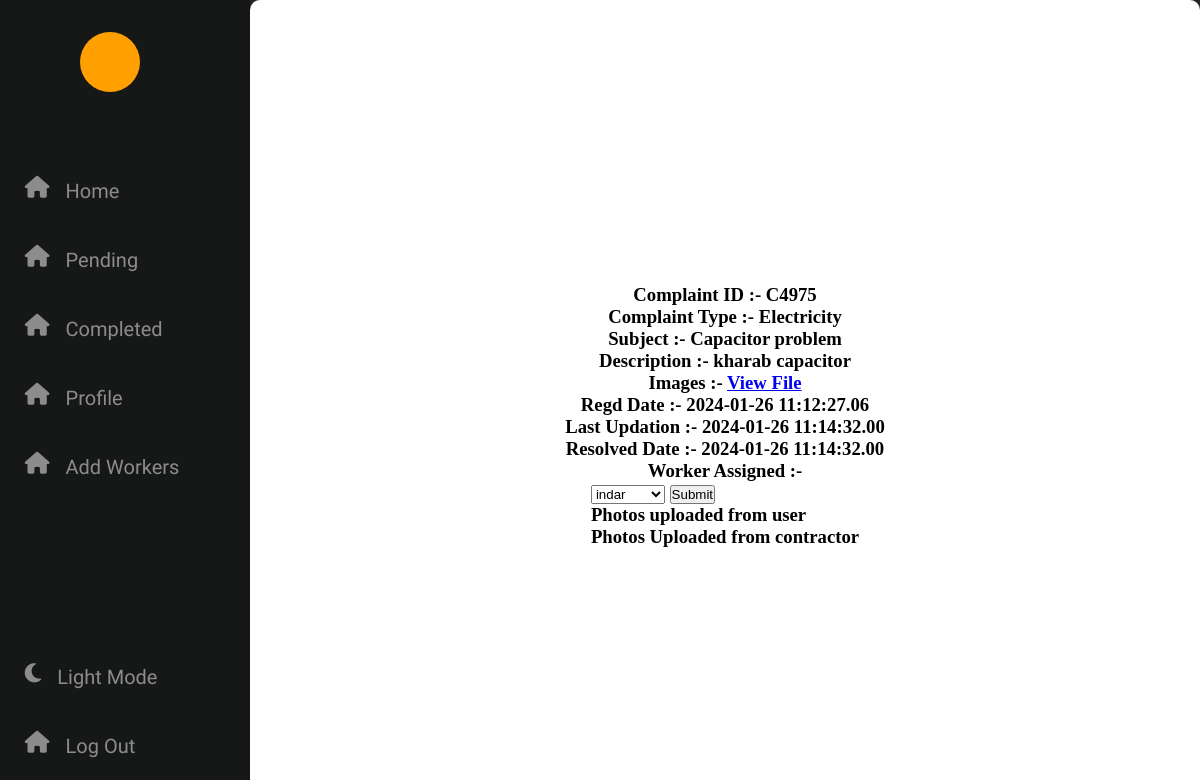
Page /php/assignWorker.php?id=C4975 on the committed database.
### tables this page shows
CREATE TABLE `complaints` (
  `username` varchar(50) NOT NULL,
  `complaint_id` varchar(10) NOT NULL,
  `complaint_type` varchar(20) NOT NULL,
  `subject` varchar(50) NOT NULL,
  `description` text NOT NULL,
  `folder` varchar(300) NOT NULL,
  `time` datetime(2) NOT NULL DEFAULT current_timestamp(2),
  `resolved_time` datetime(2) DEFAULT NULL,
  `last_updation` datetime(2) DEFAULT NULL,
  `worker_assigned` varchar(50) DEFAULT NULL
);

### php/assignWorker.php (the view, shortened to what this page needs)
<html lang="en" dir="ltr">
  <head>
    <link rel="stylesheet" href="https://cdnjs.cloudflare.com/ajax/libs/font-awesome/6.5.1/css/all.min.css" />
   </head>
<body>
<div class="nav">
<div class="icon">
</div>
<div class="nav-content">
    <div>
        <i class="fa-solid fa-house"></i>
    </div>
    <div>
        <i class="fa-solid fa-house" ></i>
    </div>
    <div>
        <i class="fa-solid fa-house"></i>
    </div>
    <div>
        <i class="fa-solid fa-house" ></i>
    </div>
    <div>
        <i class="fa-solid fa-house" ></i>
    </div>
</div>
<div class="nav-content-down">
    <div onclick="toggle()" >
        <i class="fa-solid fa-moon" ></i>
    </div>
    <div>
        <i class="fa-solid fa-house"></i>
    </div>
</div>
</div>
<div class="content">
            <div class="complaintInfo">
                <?php
                    include 'config.php' ;
                    $complaint_id = $_GET['id'];
                    $sql = "select * from complaints where complaint_id = '$complaint_id'";
                    $result = $conn->query($sql);
                    if ($result->num_rows > 0) {
                        while ($row = $result->fetch_assoc()) {
                    ?>
                    <h3>Complaint ID :- <?php  echo $row["complaint_id"];?><h3>
                    <h3>Complaint Type :- <?php  echo $row["complaint_type"];?><h3>
                    <h3>Subject :- <?php  echo $row["subject"];?><h3>
                    <h3>Description :- <?php  echo $row["description"];?><h3>
                    <h3>Images :- <a href = "<?php echo $row["folder"]?> " target="blank">View File</a><h3>
                    <h3>Regd Date :- <?php  echo $row["time"];?><h3>
                    <h3>Last Updation :- <?php  echo $row["last_updation"];?><h3>
                    <h3>Resolved Date :- <?php  echo $row["resolved_time"];?><h3>
                    <h3>Worker Assigned :- <?php  echo $row["worker_assigned"];?><h3>
                    <?php
                        $complaint_type = $row["complaint_type"];
                        }
                    }
                    ?>
            <div class="assignworker">
                <form action="<?php echo $_SERVER['PHP_SELF']. '?id=' . $complaint_id ;  ?>" method="post">
                    <select name="worker_assigned" id="worker_assigned">
                        <?php
                        $sql2 = "select * from worker where work_area = '$complaint_type'";
                        $result2 = $conn->query($sql2);
                        if ($result2->num_rows > 0) {
                            while ($row2 = $result2->fetch_assoc()) {
                                ?>
                                <option value="<?php echo $row2["username"]; ?>"><?php echo $row2["username"]; ?></option>
                                <?php
                            }
                        }
                        ?>
                    </select>
                    <input type="submit" name = "save" >
                </form>
            </div>
                <div class="photos1">Photos uploaded from user
                </div>
                <div class="photos2"> Photos Uploaded from contractor </div>
            </div>
</div>
</body>
</html>

### php/assignWorker.php (style rules this page uses)
:root { --background-color: #242424; --nav-background-color : #161717; --icon-color:#8C8C8C; --preview-background-color:#161717; --heading-color:white ; --font-color:white; --boxes-bg-color:#161717; --box-count-color: #242424; }
* { margin: 0; padding: 0; box-sizing: content-box; }
body { display: flex; }
.nav { width: 80px; height: 100vh; position: fixed; display: flex; flex-direction: column; justify-content: space-between; background-color: var(--nav-background-color); transition: 0.3s; }
.content { width: calc(100vw - 0vw ); background-color: var(--background-color); height: 100vh; display: flex; margin-left: 80px; transition: margin-left 0.3s; }
.nav i { font-size: 22px; color: #8C8C8C; }
.nav .icon { width: 60px; height: 60px; position: absolute; top: 20px; margin: 1vw 0vw 0vw 0.4vw; border-radius: 50%; display: flex; justify-content: center; align-items: center; color: var(--font-color); font-weight: 800; font-family: 'Biryani', sans-serif; background-color: #FF9F00; }
.nav-content div , .nav-content-down div { display: flex; margin-left: 0.3rem; gap: 1rem; display: flex; justify-content:flex-start; align-items: center; height: 53px; padding-left: 20px; width: 225px; border-radius: 10px 0px 0px 10px; }
.nav-content { position: absolute; display: flex; flex-direction: column; gap: 1rem; top: 10rem; }
.nav-content-down { position: absolute; display: flex; flex-direction: column; gap: 1rem; bottom: 2rem; }
.complaintInfo { width: 100%; height: 100%; display: flex; flex-direction: column; justify-content: center; align-items: center; padding: 1rem; background-color: white; border-radius: 10px; color: black; }

### rows in the picture
complaints: complaint "C4975", complaint_type "Electricity", subject "Capacitor problem", description "kharab capacitor", time "2024-01-26 11:12:27.06", last_updation "2024-01-26 11:14:32.00", resolved_time "2024-01-26 11:14:32.00"

### other values in the picture
form field worker_assigned "indar"
